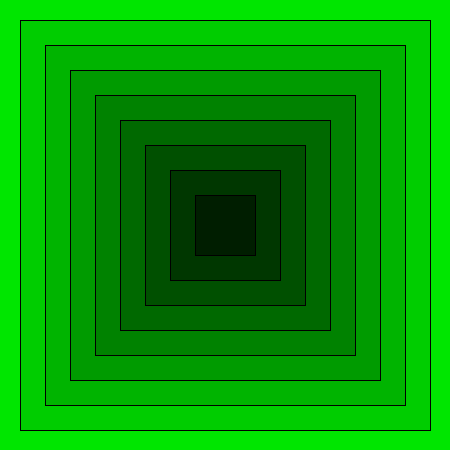
Frame 1 (no input)
Frame 60 (the mouse pressed at the canvas centre just before this capture): identical to frame 1, image omitted
Frame 120 (the mouse held since frame 60 and released just before this capture): identical to frame 1, image omitted

The Processing sketch that drew this single still picture (run headless with seeded random() and noise(); from frame 60 on, the mouse is pressed at the canvas centre):

// Processing sketch: sketch_240426d
// ── sketch_240426d.pde
void setup(){
  size(450, 450);
}

void draw(){
  rectMode(CENTER);
  for(int i = 255; i >= 25; i-=25){
    fill(0, i, 0);
    rect(225, 225, i*2, i*2);
  }
}
